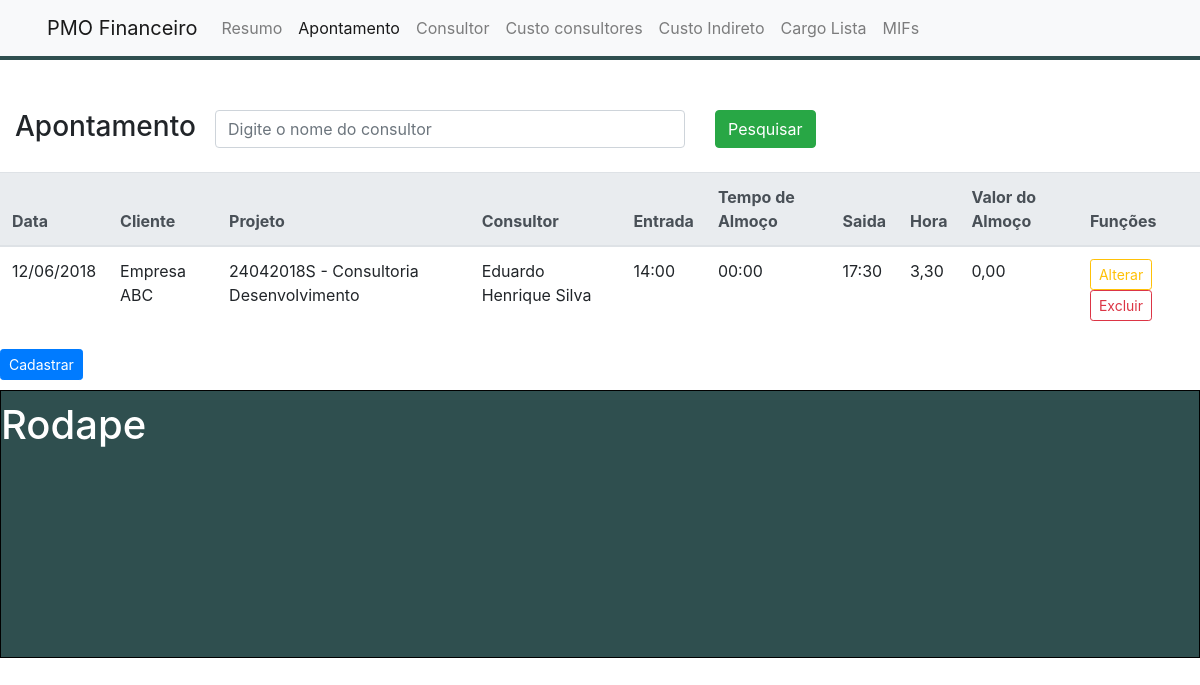
Screenshot of /apontamento.php with the database file from the repository.
### tables this page shows
CREATE TABLE `apontamento` (
  `ID_APON` int(11) NOT NULL,
  `DATA` varchar(10) NOT NULL,
  `CLIENTE` varchar(250) NOT NULL,
  `PROJETO` varchar(250) NOT NULL,
  `ENTRADA` varchar(15) NOT NULL,
  `T_ALMOCO` varchar(15) NOT NULL,
  `SAIDA` varchar(15) NOT NULL,
  `HORA` varchar(15) NOT NULL,
  `ALMOCO` varchar(15) NOT NULL,
  `ESTADIA` varchar(15) NOT NULL,
  `KM` varchar(15) NOT NULL,
  `PEDAGIO` varchar(15) NOT NULL,
  `HOSP` varchar(15) NOT NULL,
  `TAXI` varchar(15) NOT NULL,
  `DESP` varchar(15) NOT NULL,
  `OBS` varchar(250) NOT NULL,
  `CONSUL` varchar(250) NOT NULL
);

### apontamento.php (the view, shortened to what this page needs)
<!DOCTYPE html>
<html lang="en">
<head>
    <link href="css/bootstrap.min.css" rel="stylesheet">
    <link href="css/style.css" rel="stylesheet">
  <link rel="stylesheet" href="https://maxcdn.bootstrapcdn.com/bootstrap/4.1.3/css/bootstrap.min.css">
</head>
<body>
<div class="container-fluid">
<div class="wrapper">
   <header class="row">
	 <div id="menu" class="col-md-12">
		<nav class="navbar fixed-top navbar-expand-lg navbar-light bg-light">
		<div class="container-fluid">
			<a class="navbar-brand" href="#">
			  <a class="navbar-brand" href="#">
				<img src="img/testlogo.png" width="100" alt="">PMO Financeiro
			  </a>
			</a>
	  <div class="collapse navbar-collapse" id="navbarSupportedContent">
		<ul class="navbar-nav mr-auto">
		  <li class="nav-item"><a class="nav-link" href="index.php">Resumo</a></li>
		  <li class="nav-item active"><a class="nav-link" href="apontamento.php">Apontamento</a></li>
		  <li class="nav-item"><a class="nav-link" href="consultor.php">Consultor</a></li>
		  <li class="nav-item"><a class="nav-link" href="custoconsultores.php">Custo consultores</a></li>
		  <li class="nav-item"><a class="nav-link" href="custoindireto.php">Custo Indireto</a></li>
		  <li class="nav-item"><a class="nav-link" href="cargolista.php">Cargo Lista</a><span class="sr-only">(current)</span></li>
		  <li class="nav-item"><a class="nav-link" href="mifs.php">MIFs</a></li>
		</ul>
	  </div>
	 </div>
	</nav>
</div>
   </header>
	 <div class="row" id="linha_menu"><div class="col-md-12"></div></div>
	<div id="container2_apontamento">
					<div class="row">
					<div class="col-md-2"><h3>Apontamento</h3></div>
						<div class="col-md-5">
						 <form><input type="text" class="form-control" id="pesquisaCargo"  placeholder="Digite o nome do consultor"></form>
						</div>
					   <div class="col-md-5"><button type="button" id="pesquisar" class="btn btn-success"><span class="iconpesquisar">Pesquisar</span></button> </div>
				</div>
		<div class="row" id="result_search_table">
		 <table class="table table-hover">
			<thead class="thead-light">
				<tr>
				<th scope="col">Data</th>
				<th scope="col">Cliente</th>
				<th scope="col">Projeto</th>
				<th scope="col">Consultor</th>
				<th scope="col">Entrada</th>
				<th scope="col">Tempo de Almoço</th>
				<th scope="col">Saida</th>
				<th scope="col">Hora</th>
				<th scope="col">Valor do Almoço</th>
				<th scope="col">Funções</th>
				</tr>
			</thead>
			  <tbody>
				  <form id="consultaCargo" class="consultaCargo">
					<?php
					include("conexao.php");
					$consultar=mysqli_query($conexao, "select * from apontamento order by ID_APON DESC");
					while($tela=mysqli_fetch_array($consultar))
					{ ?>
					<tr>
					  <td scope="row"><?php $data = explode("-", $tela["DATA"]);
									echo $data[2] . "/" . $data[1] . "/" . $data[0];?></td>
					  <td><?php echo $tela["CLIENTE"];?></td>
					  <td><?php echo $tela["PROJETO"];?></td>
					  <td><?php echo $tela["CONSUL"];?></td>
					  <td><?php echo $tela["ENTRADA"];?></td>
					  <td><?php echo $tela["T_ALMOCO"];?></td>
					  <td><?php echo $tela["SAIDA"];?></td>
					  <td><?php echo $tela["HORA"];?></td>
					  <td><?php echo $tela["ALMOCO"];?></td>
					  <td>
					  <a href="apontamento.php?id_apontamento=<?php echo $tela["ID_APON"];?>" class="btn btn-outline-warning btn-sm">Alterar</a>
					  <a href="excluirapon.php?id_apontamento=<?php echo $tela["ID_APON"];?>"  id="excluirApontamento" value="<?php echo $tela["ID_APON"];?>" class="btn btn-outline-danger btn-sm">Excluir</a>
					  </td>
					</tr>
					<?php }mysqli_close($conexao);?>
					</form>
			  </tbody>
		</table>
		</div>
			<div class="row" id="funcoesApontamento">
				<button type="button" class="btn btn-primary btn-sm" data-toggle="modal" data-target="#ModalCadastraApontamento">Cadastrar</button>
			</div>
	   <footer id="rodape" class="row">
			<h1>Rodape</h1>
	   </footer>
</div>
</div>
</div>
</body>

### css/style.css (style rules this page uses)
.container, .container-fluid { padding-right:0px; padding-left: 0px; }
.row { margin-bottom: 0px; }
[class*="col-"],footer, nav, aside, section, div[role="main"] { padding-top: 10px; padding-bottom: 20px; }
#linha_menu { Background-color:#2F4F4F; }
#container2_apontamento { padding-top: 40px; margin:0; }
footer { margin-top:10px; border:1px solid #000; padding-bottom:200px; background-color:#2F4F4F; color:#ffffff; }

### rows the page displays
apontamento: DATA "12", DATA "06", DATA "2018", CLIENTE "Empresa ABC", PROJETO "24042018S - Consultoria Desenvolvimento", CONSUL "Eduardo Henrique Silva", ENTRADA "14:00", T_ALMOCO "00:00", SAIDA "17:30", HORA "3,30", ALMOCO "0,00", $tela["ID_APON"] 19 (drawn)
